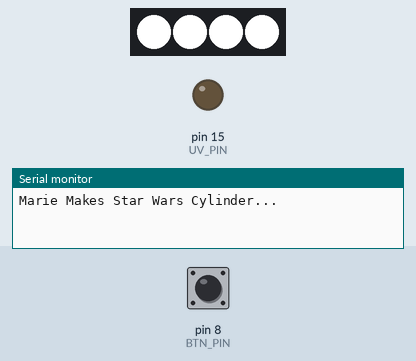
This program was run on a simulated Arduino Nano, built with avr-gcc and run on an emulated ATmega328P. Shown: 4 RGB LEDs in strip order, left to right, output pins drawn as LEDs (lit = HIGH), the last lines printed to the serial monitor. The test bench sets the inputs (shaded band); at power-on: pin 8 (BTN_PIN) LOW. Dim RGB values are drawn brighter than linear.

Above: at 1.2 s.
1.3 s: pin 8 (BTN_PIN) pulled HIGH for 0.15 s
At 1.71 s:
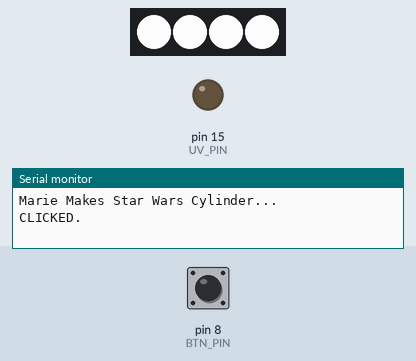
4.4 s: pin 8 (BTN_PIN) pulled HIGH for 1 s
At 7.0 s:
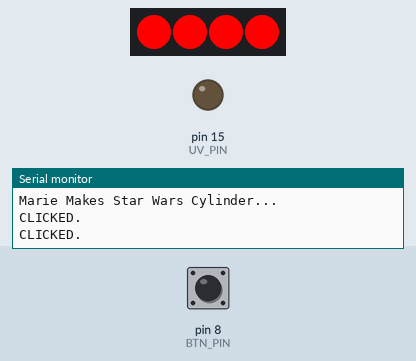
7.4 s: pin 8 (BTN_PIN) pulled HIGH for 3.2 s
At 9.7 s:
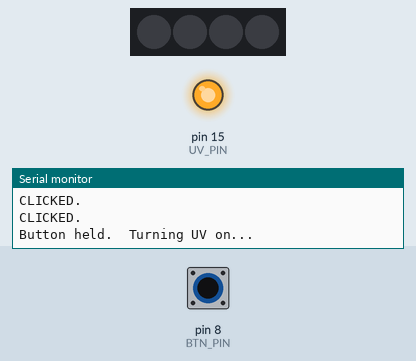
12.1 s: pin 8 (BTN_PIN) pulled HIGH for 3.2 s
At 14.4 s:
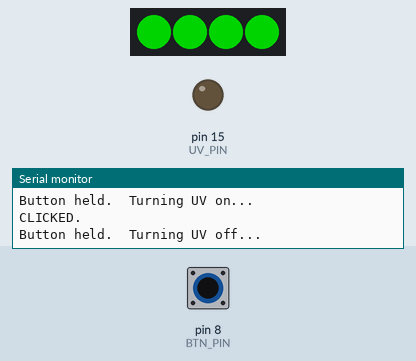
16.8 s: pin 8 (BTN_PIN) pulsed HIGH 2 times (0.12 s each, 0.3 s apart)
At 18.28 s:
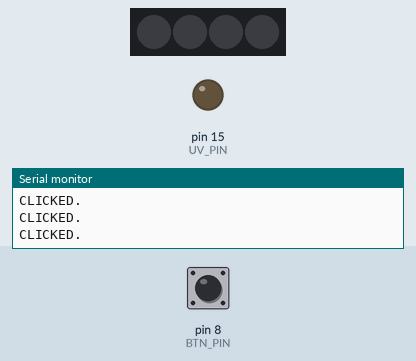
Timing chart, 0 to 20.8 s (numbered marks = the images above; inputs shaded):
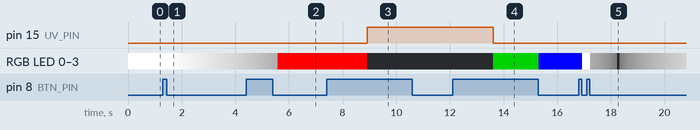

Measured:
- after the input at 1.3 s, RGB LED 0–3: RGB(255, 255, 255) → RGB(250, 250, 250) after 0.26 s, → RGB(245, 245, 245) 0.10 s later, → RGB(240, 240, 240) 0.10 s later, → RGB(235, 235, 235) 0.10 s later, … (29 changes in this stretch)
- after the input at 7.4 s, pin 15 (UV_PIN): LOW → HIGH after 1.5 s; RGB LED 0–3: RGB(255, 0, 0) → off after 1.5 s
- after the input at 12.1 s, pin 15 (UV_PIN): HIGH → LOW after 1.5 s; RGB LED 0–3: off → RGB(0, 128, 0) after 1.5 s, → RGB(0, 0, 255) 1.7 s later
- after the input at 16.8 s, RGB LED 0–3: RGB(0, 0, 255) → RGB(255, 255, 255) after 0.13 s, → RGB(50, 50, 50) 0.30 s later, → RGB(45, 45, 45) 0.10 s later, → RGB(40, 40, 40) 0.10 s later, … (37 changes in this stretch)

The program:

main.cpp
```cpp
/*
  main.cpp
  Marie Makes Star Wars Cylinder Code.
  (C) 2023 Kevin Clement <kevin.clement@gmail.com>
*/

#include <Arduino.h>
#include <FastLED.h>
#include <Bounce2.h>

#define UV_PRESS_TIME_MS 1500
#define NUM_LEDS 4
#define DATA_PIN 17
#define UV_PIN 15
#define BTN_PIN 8

// Define the array of leds
CRGB leds[NUM_LEDS];

// Define array of color changes
#define NUM_LED_COLORS 4
CRGB LED_SEQ[] = {CRGB::White, CRGB::Red, CRGB::Green, CRGB::Blue};
unsigned int cur_color = 0;

unsigned long pressed_time = 0;
Bounce bounce = Bounce();
bool uv_on = false;
int brightness = 0;
int fadeAmount = 5;
bool fading = false;

void setup() {
  Serial.begin(9600);
  Serial.println("Marie Makes Star Wars Cylinder...");

  FastLED.addLeds<WS2812B, DATA_PIN, GRB>(leds, NUM_LEDS);
  pinMode(UV_PIN, OUTPUT);
  bounce.attach(BTN_PIN, INPUT);
  bounce.interval(5); // interval in ms
}

void loop() {
  bounce.update();

  if (bounce.changed()) {
    int deboucedInput = bounce.read();

    // unpressed
    if (deboucedInput == LOW) {
      Serial.println("CLICKED.");

      if (cur_color == 0 && !fading) {
        fading = true;
      } else {
        fading = false;
        cur_color = (cur_color + 1) % NUM_LED_COLORS;
      }

      pressed_time = 0;

    // pressed
    } else {
      pressed_time = millis();
    }
  }

  // check for button held
  if (pressed_time > 0 && millis() - pressed_time > UV_PRESS_TIME_MS) {
    pressed_time = 0;
    if (!uv_on) {
      Serial.println("Button held.  Turning UV on...");
      uv_on = true;
    } else {
      Serial.println("Button held.  Turning UV off...");
      uv_on = false;
    }
  }

  if (uv_on) {
    leds[0] = leds[1] = leds[2] = leds[3] = CRGB::Black;
  } else {
    leds[0] = leds[1] = leds[2] = leds[3] = LED_SEQ[cur_color];
  }

  digitalWrite(UV_PIN, uv_on ? HIGH : LOW);

  if (fading) {
    leds[0].fadeLightBy(brightness);
    leds[1].fadeLightBy(brightness);
    leds[2].fadeLightBy(brightness);
    leds[3].fadeLightBy(brightness);
  }

  FastLED.show();

  if (fading) {
    brightness = brightness + fadeAmount;
    if(brightness == 0 || brightness == 255) {
      fadeAmount = -fadeAmount ;
    }
    delay(100);
  }
}
```
